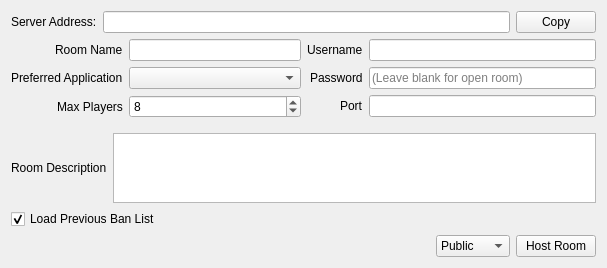
<?xml version="1.0" encoding="UTF-8"?>
<ui version="4.0">
 <class>HostRoom</class>
 <widget class="QWidget" name="HostRoom">
  <property name="geometry">
   <rect>
    <x>0</x>
    <y>0</y>
    <width>607</width>
    <height>236</height>
   </rect>
  </property>
  <property name="windowTitle">
   <string>Create Room</string>
  </property>
  <layout class="QVBoxLayout" name="verticalLayout_3">
   <item>
    <layout class="QHBoxLayout" name="horizontalLayout_2">
     <item>
      <widget class="QLabel" name="server_address_label">
       <property name="text">
        <string>Server Address:</string>
       </property>
      </widget>
     </item>
     <item>
      <widget class="QLineEdit" name="server_address_box"/>
     </item>
     <item>
      <widget class="QPushButton" name="copy_ip_button">
       <property name="text">
        <string>Copy</string>
       </property>
      </widget>
     </item>
    </layout>
   </item>
   <item>
    <widget class="QWidget" name="settings" native="true">
     <layout class="QHBoxLayout">
      <property name="leftMargin">
       <number>0</number>
      </property>
      <property name="topMargin">
       <number>0</number>
      </property>
      <property name="rightMargin">
       <number>0</number>
      </property>
      <item>
       <layout class="QFormLayout" name="formLayout_2">
        <property name="labelAlignment">
         <set>Qt::AlignRight|Qt::AlignTrailing|Qt::AlignVCenter</set>
        </property>
        <item row="1" column="0">
         <widget class="QLabel" name="label">
          <property name="text">
           <string>Room Name</string>
          </property>
         </widget>
        </item>
        <item row="1" column="1">
         <widget class="QLineEdit" name="room_name">
          <property name="maxLength">
           <number>50</number>
          </property>
         </widget>
        </item>
        <item row="2" column="0">
         <widget class="QLabel" name="label_3">
          <property name="text">
           <string>Preferred Application</string>
          </property>
         </widget>
        </item>
        <item row="2" column="1">
         <widget class="QComboBox" name="game_list"/>
        </item>
        <item row="3" column="0">
         <widget class="QLabel" name="label_2">
          <property name="text">
           <string>Max Players</string>
          </property>
         </widget>
        </item>
        <item row="3" column="1">
         <widget class="QSpinBox" name="max_player">
          <property name="minimum">
           <number>2</number>
          </property>
          <property name="maximum">
           <number>16</number>
          </property>
          <property name="value">
           <number>8</number>
          </property>
         </widget>
        </item>
       </layout>
      </item>
      <item>
       <layout class="QFormLayout" name="formLayout">
        <property name="labelAlignment">
         <set>Qt::AlignRight|Qt::AlignTrailing|Qt::AlignVCenter</set>
        </property>
        <item row="0" column="0">
         <widget class="QLabel" name="label_6">
          <property name="text">
           <string>Username</string>
          </property>
         </widget>
        </item>
        <item row="0" column="1">
         <widget class="QLineEdit" name="username"/>
        </item>
        <item row="1" column="0">
         <widget class="QLabel" name="label_5">
          <property name="text">
           <string>Password</string>
          </property>
         </widget>
        </item>
        <item row="1" column="1">
         <widget class="QLineEdit" name="password">
          <property name="echoMode">
           <enum>QLineEdit::PasswordEchoOnEdit</enum>
          </property>
          <property name="placeholderText">
           <string>(Leave blank for open room)</string>
          </property>
         </widget>
        </item>
        <item row="2" column="0">
         <widget class="QLabel" name="label_4">
          <property name="text">
           <string>Port</string>
          </property>
         </widget>
        </item>
        <item row="2" column="1">
         <widget class="QLineEdit" name="port">
          <property name="inputMethodHints">
           <set>Qt::ImhDigitsOnly</set>
          </property>
          <property name="maxLength">
           <number>5</number>
          </property>
         </widget>
        </item>
       </layout>
      </item>
     </layout>
    </widget>
   </item>
   <item>
    <layout class="QHBoxLayout" name="horizontalLayout_3">
     <item>
      <widget class="QLabel" name="label_7">
       <property name="text">
        <string>Room Description</string>
       </property>
      </widget>
     </item>
     <item>
      <widget class="QTextEdit" name="room_description"/>
     </item>
    </layout>
   </item>
   <item>
    <layout class="QHBoxLayout">
     <item>
      <widget class="QCheckBox" name="load_ban_list">
       <property name="text">
        <string>Load Previous Ban List</string>
       </property>
       <property name="checked">
        <bool>true</bool>
       </property>
      </widget>
     </item>
    </layout>
   </item>
   <item>
    <layout class="QHBoxLayout" name="horizontalLayout">
     <property name="rightMargin">
      <number>0</number>
     </property>
     <item>
      <spacer name="horizontalSpacer">
       <property name="orientation">
        <enum>Qt::Horizontal</enum>
       </property>
       <property name="sizeHint" stdset="0">
        <size>
         <width>40</width>
         <height>20</height>
        </size>
       </property>
      </spacer>
     </item>
     <item>
      <widget class="QComboBox" name="host_type">
       <item>
        <property name="text">
         <string>Public</string>
        </property>
       </item>
       <item>
        <property name="text">
         <string>Unlisted</string>
        </property>
       </item>
      </widget>
     </item>
     <item>
      <widget class="QPushButton" name="host">
       <property name="text">
        <string>Host Room</string>
       </property>
      </widget>
     </item>
    </layout>
   </item>
  </layout>
 </widget>
 <resources/>
 <connections/>
</ui>
